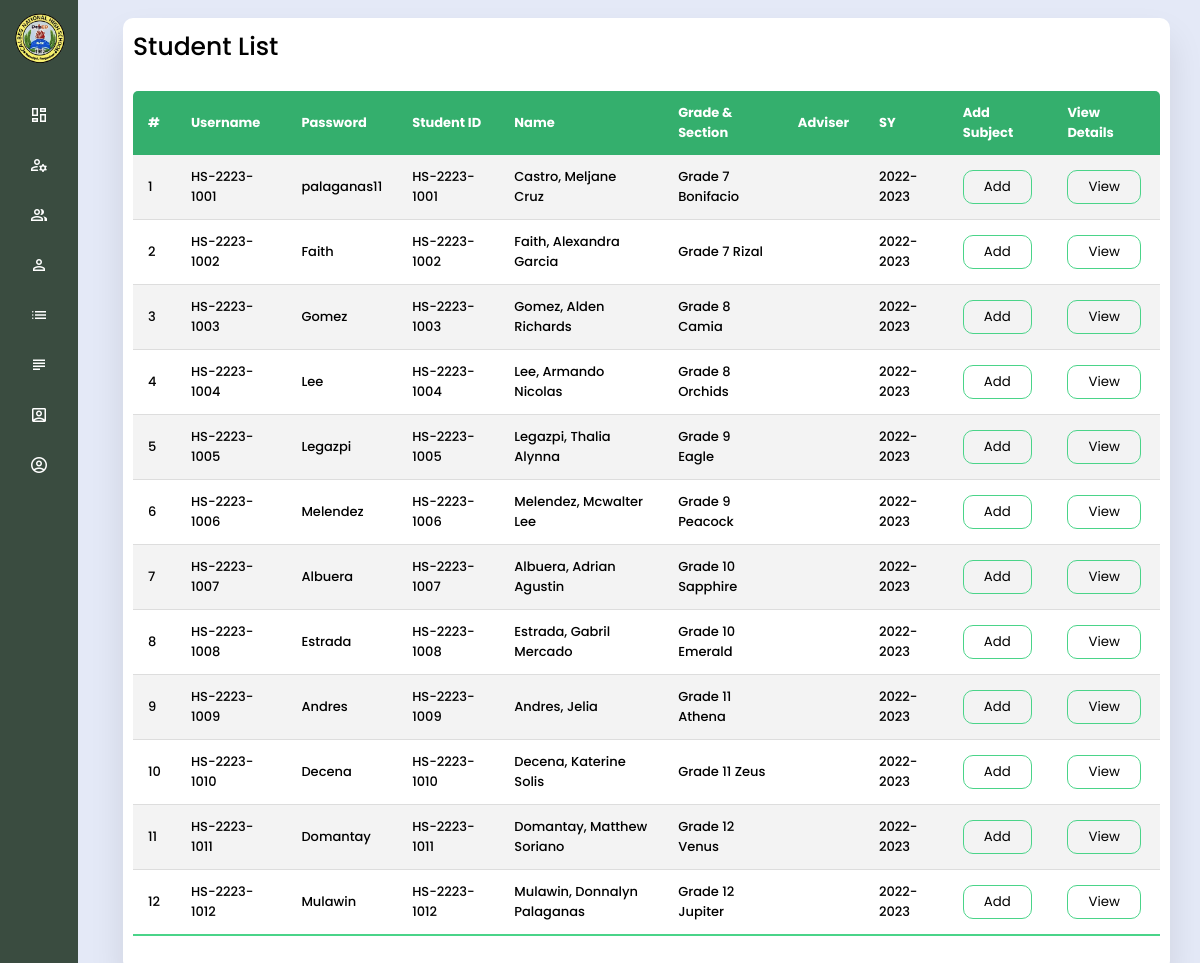
/superAdmin/viewStudent.php, run on the app's committed database.
### tables this page shows
CREATE TABLE `tblstudent` (
  `id` int(11) NOT NULL,
  `user_name` varchar(20) NOT NULL,
  `password` varchar(20) NOT NULL,
  `studentid` varchar(20) NOT NULL,
  `name` varchar(20) NOT NULL,
  `mname` varchar(20) NOT NULL,
  `lname` varchar(20) NOT NULL,
  `extname` varchar(5) NOT NULL,
  `gender` varchar(10) NOT NULL,
  `cstatus` varchar(50) NOT NULL,
  `bday` varchar(20) NOT NULL,
  `age` varchar(50) NOT NULL,
  `nationality` varchar(50) NOT NULL,
  `religion` varchar(50) NOT NULL,
  `contact` varchar(20) NOT NULL,
  `address` varchar(50) NOT NULL,
  `email` varchar(50) NOT NULL,
  `sstatus` varchar(10) NOT NULL,
  `grade` varchar(25) NOT NULL,
  `adviser` varchar(50) NOT NULL,
  `sy` varchar(15) NOT NULL
);

### superAdmin/all/allStudents.php (the view, shortened to what this page needs)
<?php
  include "../includes/database.php";
?>
<section class="historyLog">
    <div class="history-list">
    <span class="allTeacher">Student List</span>
        <table class="table">
            <thead>
                <thead>
                    <tr>
                        <th>#</th>
                        <th>Username</th>
                        <th>Password</th>
                        <th>Student ID</th>
                        <th>Name</th>
                        <th>Grade & Section</th>
                        <th>Adviser</th>
                        <th>SY</th>
                        <th>Add Subject</th>
                        <th>View Details</th>
                    </tr>
                </thead>
                <tbody>
                    <?php
                        $ret=mysqli_query($conn,"SELECT * from tblstudent");
                        $cnt=1;
                        while ($row=mysqli_fetch_array($ret)) {
                    ?>
                    <tr>
                        <td data-label="#"><?php echo $cnt;?></td>
                        <td data-label="Username"><?php  echo $row['user_name'];?></td>
                        <td data-label="Email"><?php  echo $row['password'];?></td>
                        <td data-label="Student ID"><?php  echo $row['studentid'];?></td>
                        <td data-label="Name" class=""><?php  echo $row['lname'],', '; echo $row['name'],' ';echo $row['mname']?></td>
                        <td data-label="Title"><?php  echo $row['grade'];?></td>
                        <td data-label="#Admin Type"><?php  echo $row['adviser'];?></td>
                        <td data-label="SY"><?php  echo $row['sy'];?></td>
                        <form action="../superAdmin/subjs.php" method="POST">
                            <td data-label="Details"><button type="submit" name="view" >Add</button></td>
                        </form>
                        <form action="../superAdmin/updatestudent.php" method="POST">
                            <td data-label="Details"><button type="submit" name="view" >View</button></td>
                        </form>
                    </tr>
                    <?php
                    $cnt=$cnt+1;
                    }?>
            </tbody>
        </table>
    </div>
</section>

### assets/css/navContainer.css (style rules this page uses)
* { margin: 0; padding: 0; box-sizing: border-box; font-family: 'Poppins', sans-serif; }
body { background: #E4E9F7; }
.allTeacher { font-size: 25px; }

### assets/css/style3.css (style rules this page uses)
.historyLog { padding: 0 30px; }
.history-list { width: 100%; padding: 10px; margin-top: 10px; background: #fff; border-radius: 10px; overflow-x: auto; box-shadow: 0 20px 35px rgba(0, 0, 0, 0.1); }
.table { border-collapse: collapse; margin: 25px 0; font-size: 15px; min-width: 100%; overflow: hidden; border-radius: 5px 5px 0 0; }
table thead tr { color: #fff; background: #34AF6D; text-align: left; font-weight: bold; font-size: small; width: 100%; }
.table th, .table td { padding: 12px 15px; }
.table tbody tr { border-bottom: 1px solid #ddd; font-size: small; }
.table tbody tr:nth-of-type(odd) { background: #f3f3f3; }
.table tbody tr:last-of-type { border-bottom: 2px solid #4AD489; }
.table button { padding: 6px 20px; border-radius: 10px; cursor: pointer; background: transparent; border: 1px solid #4AD489; }

### data on the page
tblstudent: user_name "HS-2223-1001", password "palaganas11", studentid "HS-2223-1001", lname "Castro", name "Meljane", mname "Cruz", grade "Grade 7 Bonifacio", sy "2022-2023"
tblstudent: user_name "HS-2223-1002", password "Faith", studentid "HS-2223-1002", lname "Faith", name "Alexandra", mname "Garcia", grade "Grade 7 Rizal", sy "2022-2023"
tblstudent: user_name "HS-2223-1003", password "Gomez", studentid "HS-2223-1003", lname "Gomez", name "Alden", mname "Richards", grade "Grade 8 Camia", sy "2022-2023"
tblstudent: user_name "HS-2223-1004", password "Lee", studentid "HS-2223-1004", lname "Lee", name "Armando", mname "Nicolas", grade "Grade 8 Orchids", sy "2022-2023"
tblstudent: user_name "HS-2223-1005", password "Legazpi", studentid "HS-2223-1005", lname "Legazpi", name "Thalia", mname "Alynna", grade "Grade 9 Eagle", sy "2022-2023"
tblstudent: user_name "HS-2223-1006", password "Melendez", studentid "HS-2223-1006", lname "Melendez", name "Mcwalter", mname "Lee", grade "Grade 9 Peacock", sy "2022-2023"
tblstudent: user_name "HS-2223-1007", password "Albuera", studentid "HS-2223-1007", lname "Albuera", name "Adrian", mname "Agustin", grade "Grade 10 Sapphire", sy "2022-2023"
tblstudent: user_name "HS-2223-1008", password "Estrada", studentid "HS-2223-1008", lname "Estrada", name "Gabril", mname "Mercado", grade "Grade 10 Emerald", sy "2022-2023"
tblstudent: user_name "HS-2223-1009", password "Andres", studentid "HS-2223-1009", lname "Andres", name "Jelia", grade "Grade 11 Athena", sy "2022-2023"
tblstudent: user_name "HS-2223-1010", password "Decena", studentid "HS-2223-1010", lname "Decena", name "Katerine", mname "Solis", grade "Grade 11 Zeus", sy "2022-2023"
tblstudent: user_name "HS-2223-1011", password "Domantay", studentid "HS-2223-1011", lname "Domantay", name "Matthew", mname "Soriano", grade "Grade 12 Venus", sy "2022-2023"
tblstudent: user_name "HS-2223-1012", password "Mulawin", studentid "HS-2223-1012", lname "Mulawin", name "Donnalyn", mname "Palaganas", grade "Grade 12 Jupiter", sy "2022-2023"
